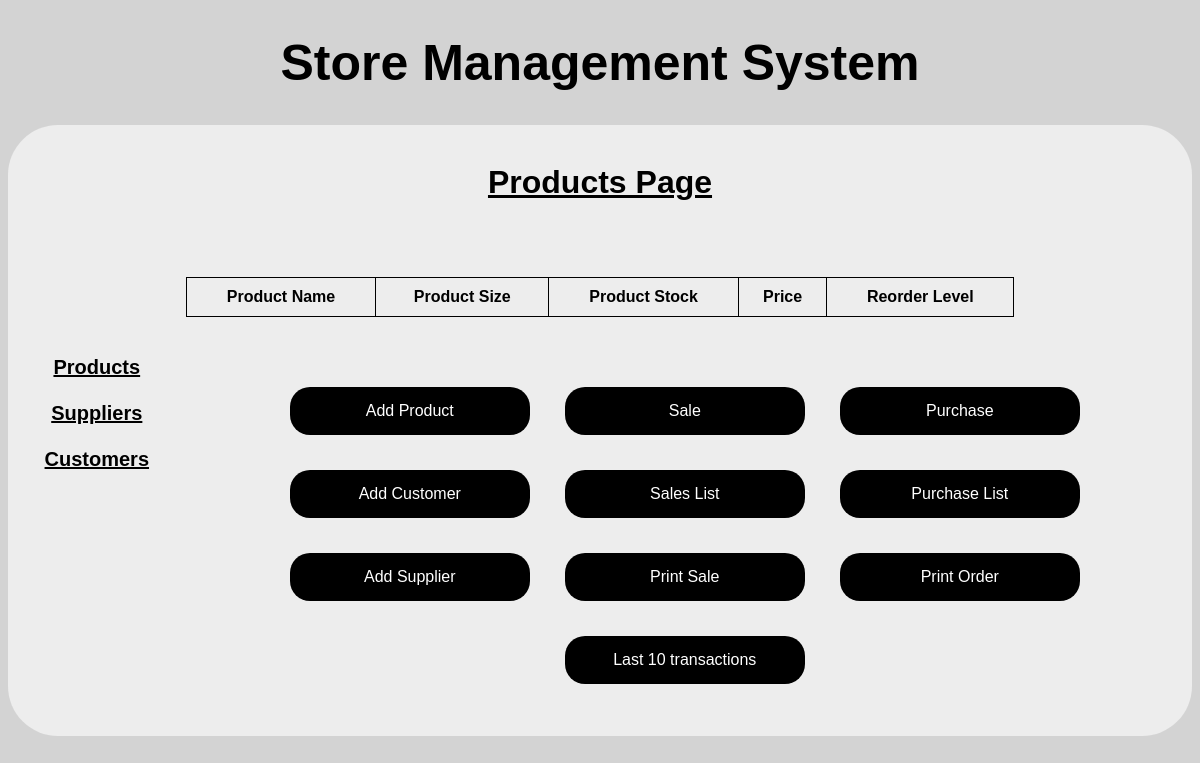
Before: / with the older database file.
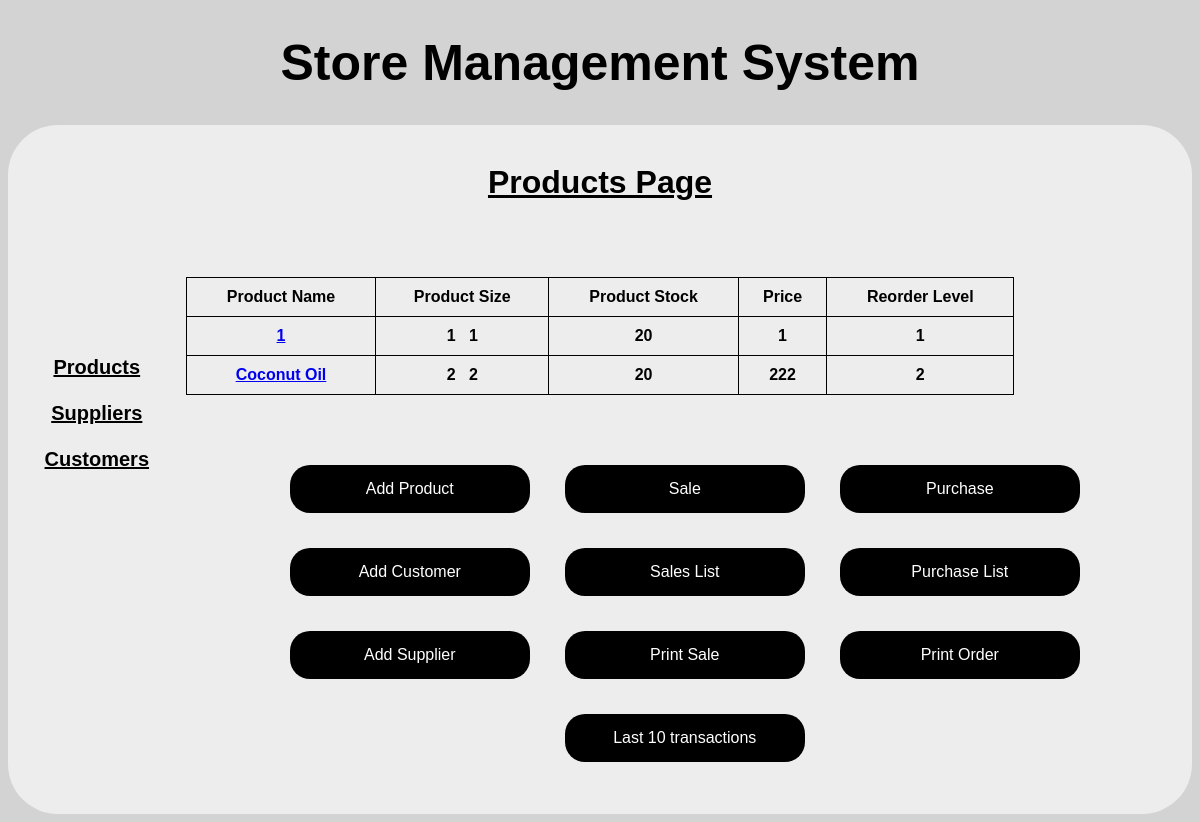
After: the same page with the newer database file.
### storedb/models.py (models this page shows, shortened)
class Product(models.Model):
    prod_name = models.CharField(max_length=30)
    prod_code = models.CharField(max_length=20)
    prod_size = models.IntegerField()  # quantity
    prod_stock = models.IntegerField()
    prod_unit = models.CharField(max_length=20)  # lt or kg
    prod_price = models.IntegerField()
    prod_reorder_level = models.IntegerField()

### storedb/views.py (the view)
# urls.py: 2. Add a URL to urlpatterns:  path('', views.home, name='home')
def home(request):
    prod_list = Product.objects.all()
    return render(request, 'home.html', {'prod_list': prod_list})

### storedb/templates/home.html (shortened to what this page needs)
<!DOCTYPE html>
<html lang="en">
<head>
</head>
<center><h1 style="font-size: 50px">Store Management System</center>
<div class="hood"><br><b>
<center>
    <h1><u>Products Page </u> </h1><br>
</center>
<center>
    <div class="optionsdiv"><br><br><br><br><br><a href="show_prod">Products</a><br><br>
    <a href="show_supp">Suppliers</a><br><br>
    <a href="show_cust">Customers</a></div></center><br><br>
    <div class="table1div">
<table class="table1">
       <tr>
           <td>Product Name</td>
           <td>Product Size</td>
           <td>Product Stock</td>
           <td>Price</td>
           <td>Reorder Level</td>
       </tr>
{% for product in prod_list %}
        <tr>
            <td><a href="product/{{product.prod_name}}">{{product.prod_name}}</a></td>
            <td>{{product.prod_size}}&nbsp;&nbsp;&nbsp;{{product.prod_unit}}</td>
            <td>{{product.prod_stock}}</td>
            <td>{{product.prod_price}}</td>
            <td>{{product.prod_reorder_level}}</td>
        </tr>
{% endfor %}
</table>
</div>
<br><br>
<br>
<table class="table2">
    <tr>
        <td><form action="addproduct" method="post">
            {% csrf_token %}<button type="submit">Add Product</button></form></td>
        <td><form action="./create_invoice">
        <button type="submit">Sale</button>
        </form></td>
        <td><form action="./create_order">
      <button type="submit">Purchase</button>
        </form></td>
    </tr>
    <tr>
        <td><br><form action="./add_customer">
    <button type="submit">Add Customer</button>
</form></td>
        <td><br><form action="./inv_list">
    <button type="submit">Sales List</button>
</form></td>
        <td><br><form action="./order_list">
    <button type="submit">Purchase List</button>
</form></td>
    </tr>
    <tr>
        <td><br><form action="./add_supplier">
    <button type="submit">Add Supplier</button>
</form></td>
        <td><br><form action="">
    <button type="submit">Print Sale</button>
</form></td>
        <td><br><form action="">
    <button type="submit">Print Order</button>
</form></td>
    </tr>
    <tr>
        <td></td>
        <td> <form action="./show_transactions">
      &nbsp;&nbsp;&nbsp;<button type="submit">Last 10 transactions</button>
</form><br><br></td>
        <td></td>
    </tr>
</table>

Changed rows visible on the page:
added Product: prod_name "1", prod_size "1", prod_unit "1", prod_stock "20", prod_price "1", prod_reorder_level "1"
added Product: prod_name "Coconut Oil", prod_size "2", prod_unit "2", prod_stock "20", prod_price "222", prod_reorder_level "2"
